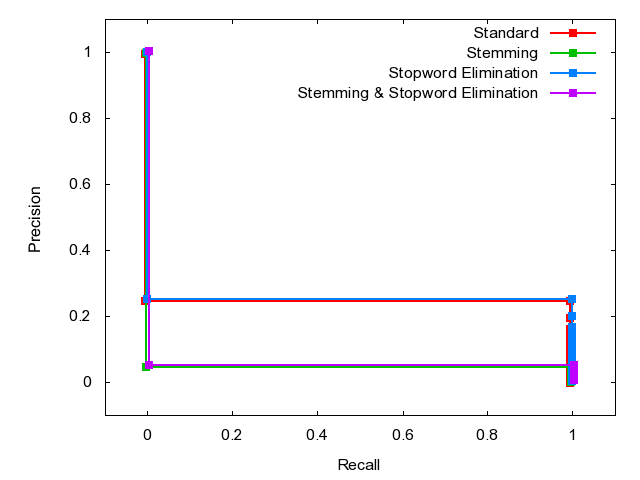

Generate this figure with gnuplot:

	set terminal png
	set output 'Q18.png'
	set ylabel 'Precision'
	set xlabel 'Recall'
	set xrange [-0.1:1.1]
	set yrange [-0.1:1.1]
	plot 'Q18.dat' index 0 using 1:2 w linespoints lw 2 pt 5 title 'Standard', \
'Q18.dat' index 1 using 1:2 w linespoints lw 2 pt 5 title 'Stemming', \
'Q18.dat' index 2 using 1:2 w linespoints lw 2 pt 5 title 'Stopword Elimination', \
'Q18.dat' index 3 using 1:2 w linespoints lw 2 pt 5 title 'Stemming & Stopword Elimination'
